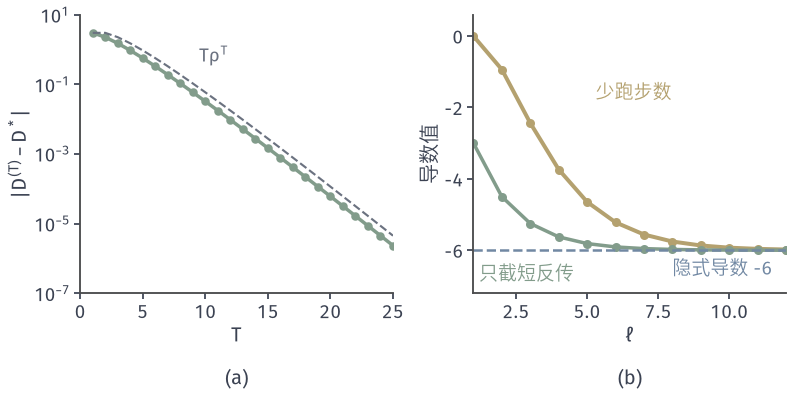

The Python source for this figure:
from pathlib import Path
import sys
sys.path.insert(0, str(Path(__file__).resolve().parents[1]/"bilevel-common"))
from bilevel_core import *
# x=0: y^(T)=3(1-2^-T), D^(T)=-3+3(T+1)2^-T; truncated reverse with T=20.
fig, axs = figure(width_mm=112, height_mm=56, ncols=2)
def run(T,ell=None,x=0.,al=.5):
    y=[0.]
    for t in range(T): y.append(y[-1]-al*((1+x)*y[-1]-3))
    q=y[-1]-1; h=0.
    for t in range(T-1,-1,-1):
        if ell is not None and t<T-ell: break
        h+=-al*y[t]*q; q*=1-al*(1+x)
    return h
ax=axs[0]
Ts=np.arange(1,26)
err=np.abs(-3+3*(Ts+1)*.5**Ts-(-3))
ax.semilogy(Ts,err,color=GREEN,lw=1.4,marker='o',ms=2.4)
ax.semilogy(Ts,.5**Ts*Ts*6,color=MUTED,lw=.85,ls='--')
ax.text(9.5,.45,r'$T\rho^{T}$',color=MUTED,fontsize=7.5)
clean(ax,(0,25),(1e-7,10),'$T$',r'$|D^{(T)}-D^*|$'); tag(ax,'(a)',-.27)
ax=axs[1]
L=np.arange(1,13)
ax.plot(L,[run(int(l)) for l in L],color=YELLOW,lw=1.6,marker='o',ms=2.6)
ax.plot(L,[run(20,int(l)) for l in L],color=GREEN,lw=1.4,marker='o',ms=2.6)
ax.axhline(-6,color=BLUE,lw=1,ls='--')
ax.text(5.3,-1.75,'少跑步数',color=YELLOW,fontsize=7.5); ax.text(1.2,-6.65,'只截短反传',color=GREEN,fontsize=7.5,va='center')
ax.text(8,-6.5,'隐式导数 -6',color=BLUE,fontsize=7.5,va='center')
clean(ax,(1,12),(-7.2,.6),r'$\ell$','导数值'); tag(ax,'(b)',-.27)
save(fig, Path(__file__).resolve().parent, 'figure', {'x':0,'alpha':.5})
print([run(T) for T in (1,2,3,20)],[run(20,l) for l in (1,2,3)])
